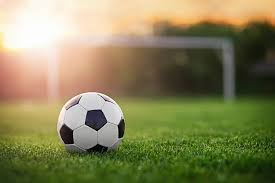
#> input picture balls/0.bmp, 275 x 183 px, found by its file name; its folder holds only this picture in this run
$ python footballDetector.py
#> lines starting #> are read from the running program, lines starting #| are printed output that depends on the picture; after the words box and inside, x2 and y2 are one past the last pixel; in counts of white or black regions, pixels touching at a corner belong together
'''
Created on Aug 31, 2018

@author: Dhiraj

this code uses the custom build haar-like cascade file to detect balls in images
'''

import cv2
import numpy as np
import os, time

#imgSrc = "pictures/balls/1.bmp"

# img = cv2.imread(imgSrc) #use cv2.IMREAD_GRAYSCALE as second argument to load in grayscale
# # img is a numpy array, with dimensions (h,w,colorchannels)
# print(img.shape, img.shape[0], img.shape[1])


impath = os.path.curdir + r'/pictures/balls/' # path to image files

#ball_cascade = cv2.CascadeClassifier(
#        'haar_cascade_files/myfootballdetector.xml') # load the football cascade file

ball_cascade = cv2.CascadeClassifier(
        'myfootballdetector.xml') # load the football cascade file

if ball_cascade.empty():
    raise IOError('Unable to load the football cascade classifier xml file')

''' iterate over all the files in the specified path, assuming they are all images'''

for f in os.listdir(impath):
    imgSrc = impath + f # image to check for football
    #print(imgSrc)

    img = cv2.imread(imgSrc) # read the image
#> img is the input picture: shape (183, 275, 3); mean B, G, R 88.9, 131.4, 135.2

    cv2.imshow('looking for footballs', img)

#     cv2.imshow('balls',img)
#     cv2.waitKey(1000)

    scaling_factor =1.0
    img = cv2.resize(img, None,
          fx=scaling_factor, fy=scaling_factor,
          interpolation=cv2.INTER_AREA)

    gray = cv2.cvtColor(img, cv2.COLOR_BGR2GRAY)
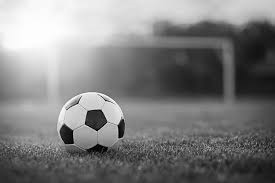
#> gray: shape (183, 275); min 0, max 254, mean 127.7

    balls = ball_cascade.detectMultiScale(
      gray,
      scaleFactor=1.1,
      minNeighbors=5
        ) # look for the balls in the image
#> balls = [[56, 88, 67, 67]]
    print ("In %s, Found %d balls." %(imgSrc, len(balls)))
#| In ./pictures/balls/0.bmp, Found 1 balls.

#
    if len(balls) == 0:
        cv2.imshow('cannot find ball in this', img)

    for (x,y,w,h) in balls:
        #print(x,y,w,h)
        roi_gray = gray[y:y+h, x:x+w] # these are not relevant in this example here.
        roi_color = img[y:y+h, x:x+w] # these can be used to create more images

        cv2.rectangle(img, (x,y), (x+w,y+h), (255,0,0), 2)

        font                   = cv2.FONT_HERSHEY_SIMPLEX
        topLeftCornerOfText = (x,y)
        fontScale              = 1
        fontColor              = (0,0,255)
        lineType               = 2

        cv2.putText(img,'ball',
                    topLeftCornerOfText,
                    font,
                    fontScale,
                    fontColor,
                    lineType)

        cv2.imshow('With football detected', img)


        cv2.waitKey(1000) # wait for 1000 milliseconds,
#> this loop made 1 pass
#> (x, y, w, h, font, fontScale, fontColor, lineType) on pass 1: (56, 88, 67, 67, 0, 1, (0, 0, 255), 2)
#> pass 1, `roi_gray = gray[y:y+h, x:x+w]`:
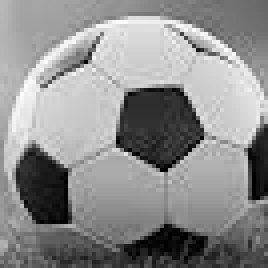
#> roi_gray: shape (67, 67) (shown 4 times larger); min 0, max 252, mean 141.4
#> pass 1, `roi_color = img[y:y+h, x:x+w]`:
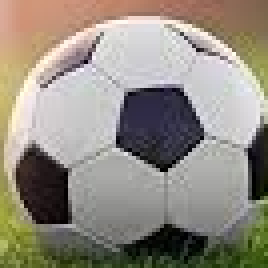
#> roi_color: shape (67, 67, 3) (shown 4 times larger); mean B, G, R 129.7, 140.7, 147.2
#> pass 1, `cv2.imshow('With football detected', img)`:
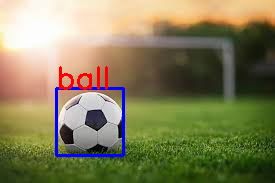
#> window 'With football detected': shape (183, 275, 3); mean B, G, R 90.5, 128.4, 133.9

#     if cv2.waitKey(32) & 0xFF == 32:
#         break


#  cv2.destroyAllWindows()

$ run again, on balls/12.bmp
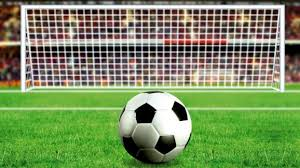
#> input picture balls/12.bmp, 300 x 168 px, found by its file name
#> img is the input picture: shape (168, 300, 3); mean B, G, R 95.8, 144.2, 121.7
#> balls = [[124, 92, 68, 68]]
#| In ./pictures/balls/12.bmp, Found 1 balls.
#> the loop `for (x,y,w,h) in balls:` made 1 pass
#> (x, y, w, h, font, fontScale, fontColor, lineType) on pass 1: (124, 92, 68, 68, 0, 1, (0, 0, 255), 2)
#> pass 1, `roi_color = img[y:y+h, x:x+w]`:
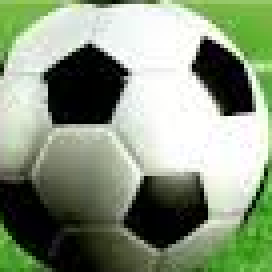
#> roi_color: shape (68, 68, 3) (shown 4 times larger); mean B, G, R 125.9, 149.8, 135.9
#> pass 1, `cv2.imshow('With football detected', img)`:
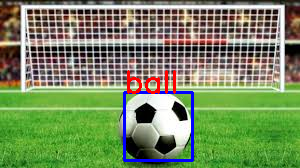
#> window 'With football detected': shape (168, 300, 3); mean B, G, R 97.2, 140.6, 121

$ run again, on balls/13.bmp
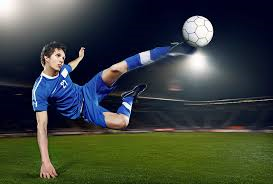
#> input picture balls/13.bmp, 273 x 184 px, found by its file name
#> img is the input picture: shape (184, 273, 3); mean B, G, R 61.4, 66.7, 58.4
#> `gray = cv2.cvtColor(img, cv2.COLOR_BGR2GRAY)`:
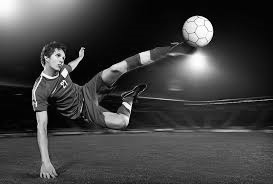
#> gray: shape (184, 273); min 0, max 255, mean 63.6
#> balls = [[180, 14, 43, 43], [114, 48, 53, 53], [161, 25, 76, 76]]
#| In ./pictures/balls/13.bmp, Found 3 balls.
#> the loop `for (x,y,w,h) in balls:` made 3 passes
#> after the loop `for (x,y,w,h) in balls:`:
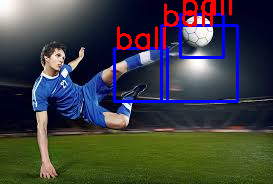
#> img: shape (184, 273, 3); 5.82% of pixels changed, all inside (x1, y1, x2, y2) = (113, 0, 239, 103)

$ run again, on balls/1.bmp
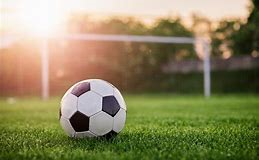
#> input picture balls/1.bmp, 259 x 160 px, found by its file name
#> img is the input picture: shape (160, 259, 3); mean B, G, R 96.1, 134.4, 142
#> `gray = cv2.cvtColor(img, cv2.COLOR_BGR2GRAY)`:
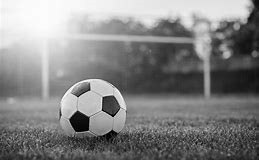
#> gray: shape (160, 259); min 0, max 253, mean 132.3
#> balls = [[65, 79, 63, 63]]
#| In ./pictures/balls/1.bmp, Found 1 balls.
#> the loop `for (x,y,w,h) in balls:` made 1 pass
#> (x, y, w, h, font, fontScale, fontColor, lineType) on pass 1: (65, 79, 63, 63, 0, 1, (0, 0, 255), 2)
#> pass 1, `cv2.imshow('With football detected', img)`:
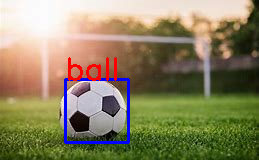
#> window 'With football detected': shape (160, 259, 3); mean B, G, R 98.1, 131.3, 140.9
